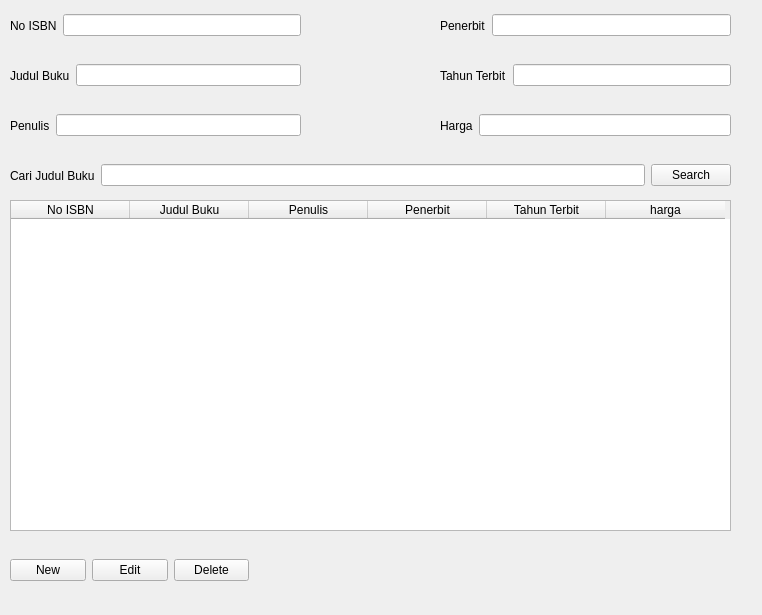
<?xml version="1.0" encoding="UTF-8"?>
<ui version="4.0">
 <class>Form</class>
 <widget class="QWidget" name="Form">
  <property name="geometry">
   <rect>
    <x>0</x>
    <y>0</y>
    <width>762</width>
    <height>615</height>
   </rect>
  </property>
  <property name="windowTitle">
   <string>Form</string>
  </property>
  <property name="autoFillBackground">
   <bool>true</bool>
  </property>
  <widget class="QTableWidget" name="tblBuku">
   <property name="geometry">
    <rect>
     <x>10</x>
     <y>200</y>
     <width>721</width>
     <height>331</height>
    </rect>
   </property>
   <property name="statusTip">
    <string/>
   </property>
   <property name="accessibleName">
    <string/>
   </property>
   <property name="editTriggers">
    <set>QAbstractItemView::NoEditTriggers</set>
   </property>
   <property name="alternatingRowColors">
    <bool>true</bool>
   </property>
   <property name="textElideMode">
    <enum>Qt::ElideMiddle</enum>
   </property>
   <property name="horizontalScrollMode">
    <enum>QAbstractItemView::ScrollPerPixel</enum>
   </property>
   <property name="sortingEnabled">
    <bool>true</bool>
   </property>
   <property name="wordWrap">
    <bool>false</bool>
   </property>
   <attribute name="horizontalHeaderCascadingSectionResizes">
    <bool>false</bool>
   </attribute>
   <attribute name="horizontalHeaderDefaultSectionSize">
    <number>119</number>
   </attribute>
   <attribute name="verticalHeaderCascadingSectionResizes">
    <bool>true</bool>
   </attribute>
   <column>
    <property name="text">
     <string>No ISBN</string>
    </property>
   </column>
   <column>
    <property name="text">
     <string>Judul Buku</string>
    </property>
   </column>
   <column>
    <property name="text">
     <string>Penulis</string>
    </property>
   </column>
   <column>
    <property name="text">
     <string>Penerbit</string>
    </property>
   </column>
   <column>
    <property name="text">
     <string>Tahun Terbit</string>
    </property>
   </column>
   <column>
    <property name="text">
     <string>harga</string>
    </property>
   </column>
  </widget>
  <widget class="QWidget" name="horizontalLayoutWidget">
   <property name="geometry">
    <rect>
     <x>10</x>
     <y>10</y>
     <width>291</width>
     <height>31</height>
    </rect>
   </property>
   <layout class="QHBoxLayout" name="horizontalLayout">
    <item>
     <widget class="QLabel" name="lblNoIsbn">
      <property name="text">
       <string>No ISBN</string>
      </property>
     </widget>
    </item>
    <item>
     <widget class="QLineEdit" name="txtnoIsbn"/>
    </item>
   </layout>
  </widget>
  <widget class="QWidget" name="horizontalLayoutWidget_2">
   <property name="geometry">
    <rect>
     <x>10</x>
     <y>60</y>
     <width>291</width>
     <height>31</height>
    </rect>
   </property>
   <layout class="QHBoxLayout" name="horizontalLayout_2">
    <item>
     <widget class="QLabel" name="lblJudulBuku">
      <property name="text">
       <string>Judul Buku</string>
      </property>
     </widget>
    </item>
    <item>
     <widget class="QLineEdit" name="txtJudulBuku"/>
    </item>
   </layout>
  </widget>
  <widget class="QWidget" name="horizontalLayoutWidget_3">
   <property name="geometry">
    <rect>
     <x>10</x>
     <y>110</y>
     <width>291</width>
     <height>31</height>
    </rect>
   </property>
   <layout class="QHBoxLayout" name="horizontalLayout_3">
    <item>
     <widget class="QLabel" name="lblPenulis">
      <property name="text">
       <string>Penulis</string>
      </property>
     </widget>
    </item>
    <item>
     <widget class="QLineEdit" name="txtPenulis"/>
    </item>
   </layout>
  </widget>
  <widget class="QWidget" name="horizontalLayoutWidget_4">
   <property name="geometry">
    <rect>
     <x>440</x>
     <y>10</y>
     <width>291</width>
     <height>31</height>
    </rect>
   </property>
   <layout class="QHBoxLayout" name="horizontalLayout_4">
    <item>
     <widget class="QLabel" name="lblPenerbit">
      <property name="text">
       <string>Penerbit</string>
      </property>
     </widget>
    </item>
    <item>
     <widget class="QLineEdit" name="txtPenerbit"/>
    </item>
   </layout>
  </widget>
  <widget class="QWidget" name="horizontalLayoutWidget_5">
   <property name="geometry">
    <rect>
     <x>440</x>
     <y>60</y>
     <width>291</width>
     <height>31</height>
    </rect>
   </property>
   <layout class="QHBoxLayout" name="horizontalLayout_5">
    <item>
     <widget class="QLabel" name="lblTahunTerbit">
      <property name="text">
       <string>Tahun Terbit</string>
      </property>
     </widget>
    </item>
    <item>
     <widget class="QLineEdit" name="txtTahunTerbit"/>
    </item>
   </layout>
  </widget>
  <widget class="QWidget" name="horizontalLayoutWidget_6">
   <property name="geometry">
    <rect>
     <x>440</x>
     <y>110</y>
     <width>291</width>
     <height>31</height>
    </rect>
   </property>
   <layout class="QHBoxLayout" name="horizontalLayout_6">
    <item>
     <widget class="QLabel" name="lblHarga">
      <property name="text">
       <string>Harga</string>
      </property>
     </widget>
    </item>
    <item>
     <widget class="QLineEdit" name="txtPrice"/>
    </item>
   </layout>
  </widget>
  <widget class="QWidget" name="horizontalLayoutWidget_7">
   <property name="geometry">
    <rect>
     <x>10</x>
     <y>160</y>
     <width>721</width>
     <height>31</height>
    </rect>
   </property>
   <layout class="QHBoxLayout" name="horizontalLayout_7">
    <item>
     <widget class="QLabel" name="lblCari">
      <property name="text">
       <string>Cari Judul Buku</string>
      </property>
     </widget>
    </item>
    <item>
     <widget class="QLineEdit" name="txtSearch"/>
    </item>
    <item>
     <widget class="QPushButton" name="btnSearch">
      <property name="text">
       <string>Search</string>
      </property>
     </widget>
    </item>
   </layout>
  </widget>
  <widget class="QWidget" name="horizontalLayoutWidget_8">
   <property name="geometry">
    <rect>
     <x>10</x>
     <y>550</y>
     <width>239</width>
     <height>41</height>
    </rect>
   </property>
   <layout class="QHBoxLayout" name="horizontalLayout_8">
    <item>
     <widget class="QPushButton" name="btnSaveData">
      <property name="text">
       <string>New</string>
      </property>
     </widget>
    </item>
    <item>
     <widget class="QPushButton" name="btnEditData">
      <property name="text">
       <string>Edit</string>
      </property>
     </widget>
    </item>
    <item>
     <widget class="QPushButton" name="btnDeleteData">
      <property name="text">
       <string>Delete</string>
      </property>
     </widget>
    </item>
   </layout>
  </widget>
 </widget>
 <tabstops>
  <tabstop>txtnoIsbn</tabstop>
  <tabstop>txtJudulBuku</tabstop>
  <tabstop>txtPenulis</tabstop>
  <tabstop>txtPenerbit</tabstop>
  <tabstop>txtTahunTerbit</tabstop>
  <tabstop>txtPrice</tabstop>
  <tabstop>txtSearch</tabstop>
  <tabstop>btnSearch</tabstop>
  <tabstop>btnSaveData</tabstop>
  <tabstop>btnEditData</tabstop>
  <tabstop>btnDeleteData</tabstop>
  <tabstop>tblBuku</tabstop>
 </tabstops>
 <resources/>
 <connections/>
</ui>
